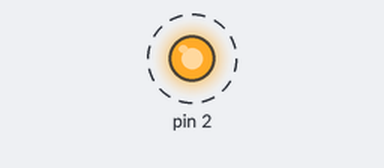
A sketch run on a simulated Arduino Uno, built with avr-gcc and run on an emulated ATmega328P. On the bench: output pins drawn as LEDs (lit = HIGH). Dashed ring = blinking.

Above: at 0.02 s.
Timing chart, 0 to 3.0 s (numbered marks = the images above):
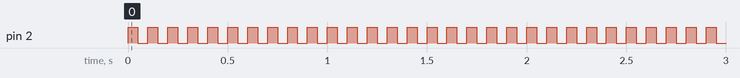

Measured:
- by itself, pin 2: alternates HIGH for 0.05 s and LOW for 0.05 s

The sketch:

1.digitalWrite.ino
```cpp
void setup() {
  pinMode(2, OUTPUT);
}


void loop() {
  digitalWrite(2, HIGH);   // turn the LED on (HIGH is the voltage level)
  delay(50);                       // wait for a second
  digitalWrite(2, LOW);    // turn the LED off by making the voltage LOW
  delay(50);                       // wait for a second
}
```
